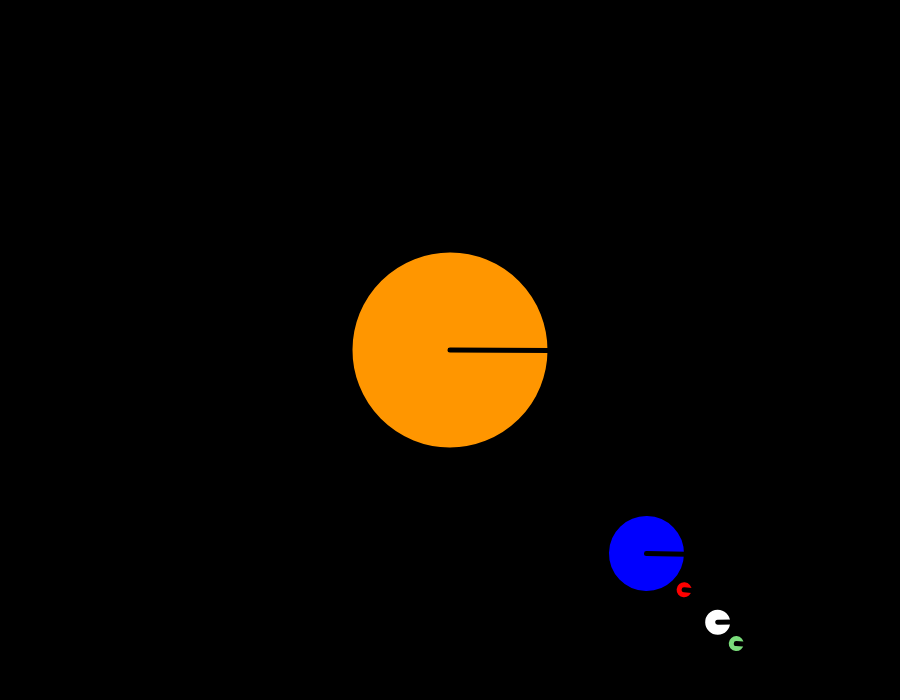
Frame 1 (no input)
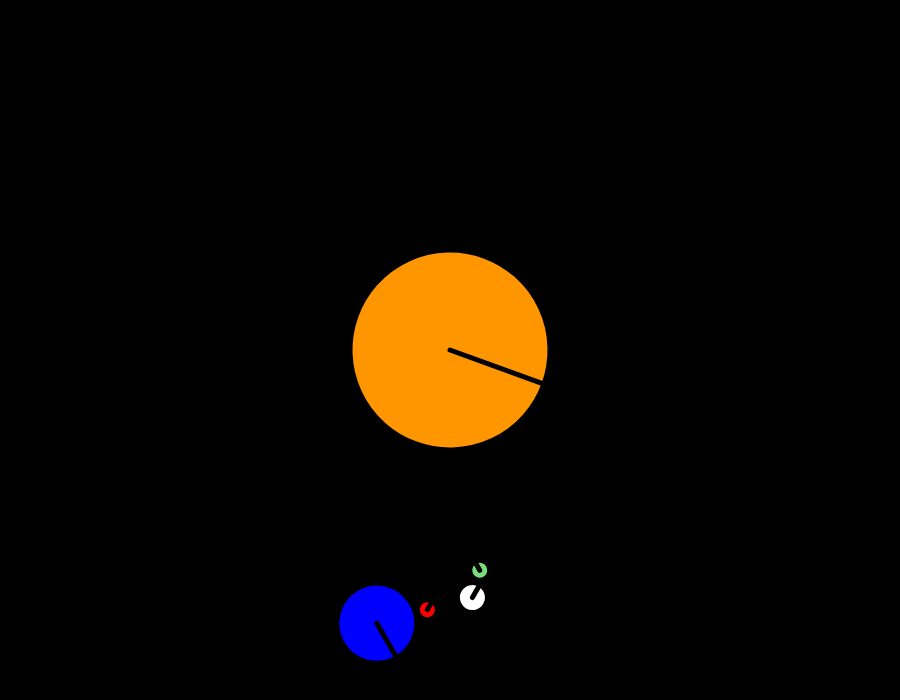
Frame 60 (no input)
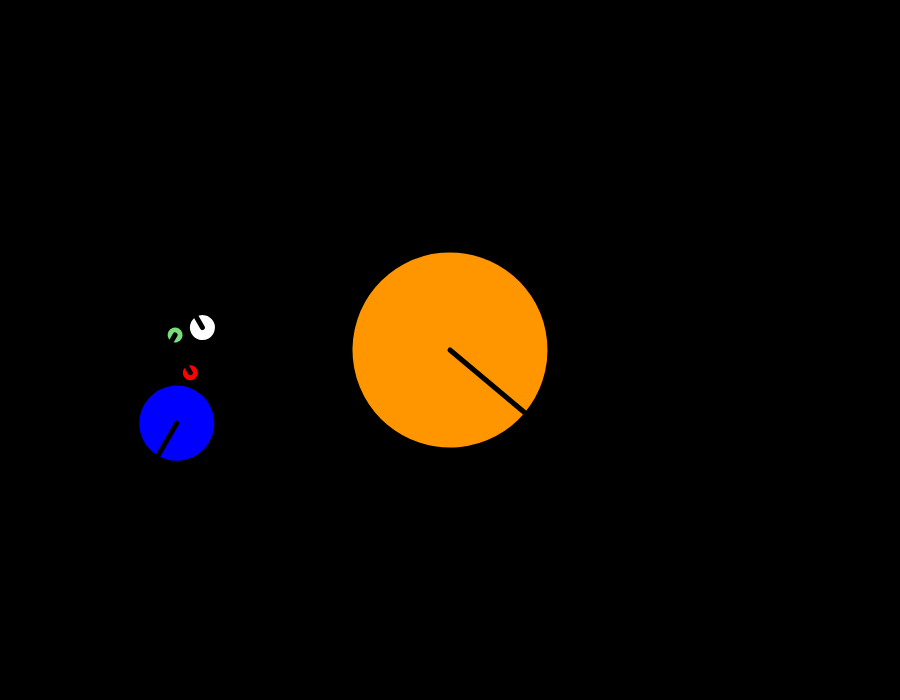
Frame 120 (the mouse pressed at the canvas centre since frame 60)

The p5.js sketch that drew these frames (run headless with seeded random() and noise() and a simulated clock; from frame 60 on, the mouse is pressed at the canvas centre):

// p5.js sketch
// ── sketch.js
var speed;
var angle = 0;

function setup() {
    createCanvas(900, 700);
}

function draw() {
    background(0);
    speed = frameCount;

    push();
        translate(width/2, height/2);
            push();
                rotate(radians(speed/3));
                celestialObj(color(255,150,0), 200); // SUN
            pop();
            push();
                rotate(radians(speed));
                translate(200, 200);
                    push();
                        celestialObj(color(0,0,255), 80); // Earth
                        rotate(radians(speed));
                    pop();
                    push();
                        rotate(radians(-speed*2));
                        translate(70, 70);
                            push();
                                celestialObj(color(255), 30); // Moon
                                rotate(radians(-speed*2));
                            pop();
                            push();
                                translate(-33,-33);
                                rotate(radians(speed*6));
                                celestialObj(color(255,0,0), 20); // Moon2
                            pop();
                            push(); 
                                rotate(radians(speed*5));
                                translate(20,20);
                                    push();
                                        celestialObj(color(122,221,123),20);
                                        // rotate(radians(speed*5));
                                    pop();
                            pop();
                    pop();
            pop();


    
}

function celestialObj(c, size){
    strokeWeight(5);
    fill(c);
    stroke(0);
    ellipse(0, 0, size, size);
    line(0, 0, size/2, 0);
}

// function celestialObj2(c, size){
//     strokeWeight(5);
//     fill(c);
//     stroke(0);
//     ellipse(0, 0, size, size);
//     line(0, 0, size/2, 0);
// }

// function celestialObj3(c, size){
//     strokeWeight(5);
//     fill(c);
//     stroke(0);
//     ellipse(0, 0, size, size);
//     line(0, 0, size/2, 0);
// }
